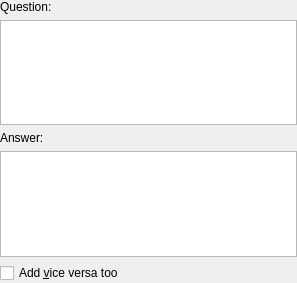
<ui version="4.0" >
 <class>CardTwoSided</class>
 <widget class="QWidget" name="CardTwoSided" >
  <property name="geometry" >
   <rect>
    <x>0</x>
    <y>0</y>
    <width>297</width>
    <height>283</height>
   </rect>
  </property>
  <layout class="QHBoxLayout" >
   <property name="leftMargin" >
    <number>0</number>
   </property>
   <property name="topMargin" >
    <number>0</number>
   </property>
   <property name="rightMargin" >
    <number>0</number>
   </property>
   <property name="bottomMargin" >
    <number>0</number>
   </property>
   <item>
    <layout class="QVBoxLayout" >
     <item>
      <widget class="QLabel" name="question_label" >
       <property name="maximumSize" >
        <size>
         <width>320</width>
         <height>16777215</height>
        </size>
       </property>
       <property name="text" >
        <string>Question:</string>
       </property>
      </widget>
     </item>
     <item>
      <widget class="QTextBrowser" name="question" >
       <property name="tabChangesFocus" >
        <bool>true</bool>
       </property>
       <property name="undoRedoEnabled" >
        <bool>true</bool>
       </property>
       <property name="readOnly" >
        <bool>false</bool>
       </property>
      </widget>
     </item>
     <item>
      <widget class="QLabel" name="answer_label" >
       <property name="text" >
        <string>Answer:</string>
       </property>
      </widget>
     </item>
     <item>
      <widget class="QTextBrowser" name="answer" >
       <property name="tabChangesFocus" >
        <bool>true</bool>
       </property>
       <property name="undoRedoEnabled" >
        <bool>true</bool>
       </property>
       <property name="readOnly" >
        <bool>false</bool>
       </property>
      </widget>
     </item>
     <item>
      <widget class="QCheckBox" name="vice_versa" >
       <property name="text" >
        <string>Add &amp;vice versa too</string>
       </property>
      </widget>
     </item>
    </layout>
   </item>
  </layout>
 </widget>
 <resources/>
 <connections/>
</ui>
